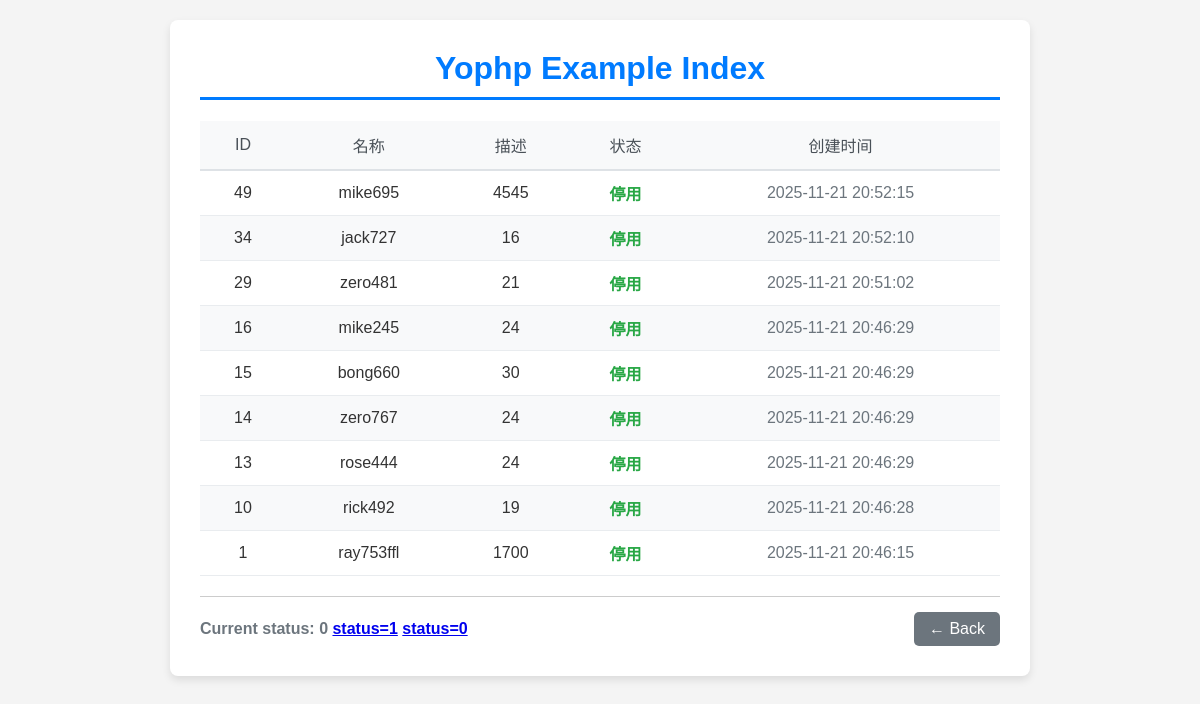
The app's page /example/index/?status=0 with its own data.
### tables this page shows
CREATE TABLE `example`  (
  `id` int NOT NULL AUTO_INCREMENT,
  `name` varchar(255) NULL DEFAULT '',
  `desc_txt` text NULL,
  `status` tinyint NULL DEFAULT 0,
  `update_time` timestamp NULL DEFAULT CURRENT_TIMESTAMP ON UPDATE CURRENT_TIMESTAMP,
  `create_time` timestamp NULL DEFAULT CURRENT_TIMESTAMP,
  PRIMARY KEY (`id`) USING BTREE
);

### app/controllers/ExampleController.php (called while the page is built, shortened)
<?php
class ExampleController
{
    public function index()
    {
        $data = array();
        $status = 1;
        if (isset($_GET['status']) && $_GET['status'] !== '') {
            $status = clean($_GET['status']);
        }
        $paramInput = array(
            'status' => $status,
        );
        $exampleModel = ExampleModel::getInstance();
        $data['examples'] = $exampleModel->getResult($paramInput, 10, 0, 'id DESC');
        $data['status'] = $status;
        $data['statuss'] = $exampleModel->_statuss;
        $data['title'] = 'Yophp Example Index';
        view()->render('example/index', $data);
    }
}

### framework/init.php (called while the page is built, shortened)
<?php
require FRAMEWORK_DIR.'common.php';
$action = 'index';
$uris = uri();
if(isset($uris[0]) && $uris[0] != 'index.php') {
    $uriCount = 0;
    if ($uris) {
        foreach ($uris as $key => $value) {
            if (!is_numeric($value)) {
                $uriCount++;
            }
        }
    }
    if ($uriCount > 2) {
        $module = $uris[0];
        $controller = $uris[1];
        $action = $uris[2];
    } elseif ($uriCount > 1) {
        if (is_dir(CONTROLLER_DIR . $uris[0])) {
            $module = $uris[0];
            $controller = $uris[1];
        } else {
            $action = $uris[1];
        }
    } elseif ($uriCount > 0) {
        $controller = $uris[0];
    }
}
$classObj = new $controllerName();
$classObj->$action();

### public/index.php (called while the page is built, shortened)
<?php
require FRAMEWORK_DIR.'init.php';

### framework/Yo_ModelBase.php (called while the page is built, shortened)
<?php
class Yo_ModelBase
{
    protected static $_instances = [];
    protected $tableName;
    protected $db;
    public function __construct()
    {
        $this->db = Yo_PdoMysql::getInstance()->getDb();
    }
    public static function getInstance()
    {
        $className = static::class;
        if (!isset(self::$_instances[$className])) {
            self::$_instances[$className] = new static();
            if (property_exists($className, 'name') && static::$name) {
                self::$_instances[$className]->tableName = static::$name;
            }
        }
        return self::$_instances[$className];
    }
    public function getResult($param=array(), $limit='', $start=0, $orderBy='id DESC')
    {
        $result = array();
        $whereStr = $this->whereStr($param);
        $sql = "SELECT * FROM ". $this->tableName." $whereStr
                ORDER BY $orderBy ";
        if($limit !== '') {
            $sql .= "LIMIT $start, $limit ";
        }
        $sth = $this->db->prepare($sql);
        $sth->execute();
        if ($sth) {
            $result = $sth->fetchAll(PDO::FETCH_ASSOC);
        }
        return $result;
    }
    private function whereStr($param) {
        $whereStr = '';
        if($param && is_array($param)) {
            $whereStr .= ' WHERE ';
            $i = 0;
            foreach($param as $key=>$value) {
                $sy = is_numeric($value) ? '' : "'";
                $keyArray = explode(' ', $key);
                if(count($keyArray) > 1) {
                    $keyName = $keyArray[0];
                    $keySymbol = $keyArray[1];
                    if($keySymbol == 'like') {
                        $whereStr .= "`$keyName` LIKE '%$value%'";
                    } elseif(in_array($keySymbol, array('>', '>=', '<', '<=', '!='))) {
                        $whereStr .= "`$keyName` $keySymbol $sy{$value}$sy";
                    } elseif($keySymbol == 'in') {
                        if($value && is_array($value)) {
                            $whereStr .= "$keyName IN (";
                            foreach ($value as $k=>$v) {
                                if($k > 0) {
                                    $whereStr .= ",";
                                }
                                $sys = is_numeric($v) ? '' : "'";
                                $whereStr .= "$sys{$v}$sys";
                            }
                            $whereStr .= ")";
                        }
                    }
                } else {
                    $whereStr .= "`$key`= $sy{$value}$sy";
                }
            }
        }
        return $whereStr;
    }
}

### framework/Yo_PdoMysql.php (called while the page is built, shortened)
<?php
class Yo_PdoMysql {
    private $_dbh;
    public function getDb() {
        if (!$this->_dbh) {
            try {
				$driverOptions = array(
                    PDO::ATTR_PERSISTENT => true
                );
                $contect = new PDO('mysql:host=' . DB_HOST . ';dbname=' . DB_NAME, DB_USER, DB_PASSWORD, $driverOptions);
                if ($contect) {
                    $this->_dbh = $contect;
                    $this->_dbh->query("SET NAMES 'UTF8'");
                }
            } catch (PDOException $e) {
                if (DEBUG_MODE != 'production') {
                    print "Error!: " . $e->getMessage() . "<br/>";
                }
                die();
            }
        }
        return $this->_dbh;
    }
}
?>

### app/models/ExampleModel.php (called while the page is built, shortened)
<?php
class ExampleModel extends Yo_ModelBase
{
    public function __construct()
    {
        parent::__construct();
    }
}

### framework/common.php (called while the page is built, shortened)
<?php
function loadClass($className)
{
    $modelKey = substr($className, -5, 5);
    $frameworklKey = substr($className, 0, 3);
    if ($modelKey == 'Model') {
        $file = APP_DIR . 'models/' . $className . '.php';
    } elseif ($frameworklKey == 'Yo_') {
        $file = FRAMEWORK_DIR . $className . '.php';
    } else {
        $file = APP_DIR . 'libraries/' . $className . '.php';
        if (file_exists($file)) {
            include_once $file;
        }
    }
}
function clean($str)
{
    $str = trim($str);
    $str = htmlspecialchars($str, ENT_QUOTES, 'UTF-8');
    $str = addslashes($str);
    return $str;
}

### app/views/example/index.php (the view, shortened to what this page needs)
<h1 class="main-title"><?php echo $title; ?></h1>
<div class="data-table-container">
    <?php if ($examples): ?>
    <table class="data-table">
        <thead>
        <tr>
            <th>ID</th>
            <th>名称</th>
            <th>描述</th>
            <th>状态</th>
            <th>创建时间</th>
        </tr>
        </thead>
        <tbody>
            <?php foreach ($examples as $key => $value): ?>
            <tr>
                <td><?php echo $value['id'] ?></td>
                <td><?php echo $value['name'] ?></td>
                <td><?php echo $value['desc_txt'] ?></td>
                <td class="status-enabled"><?php echo $statuss[$value['status']]; ?></td>
                <td class="time-text"><?php echo $value['create_time']?></td>
            </tr>
            <?php endforeach; ?>
        </tbody>
    </table>
    <? else: ?>
        no result.
    <?php endif; ?>
</div>
<div class="footer-area">
    <div class="current-status">Current status: <?php echo $status; ?> <a href="/example/index/?status=1">status=1</a> <a href="/example/index/?status=0">status=0</a></div>
    <div>
        <a href="/" class="back-link">← Back</a>
    </div>
</div>

### public/static/css/style.css (style rules this page uses)
body { font-family: Arial, sans-serif; margin: 0; padding: 20px; background-color: #f4f4f4; color: #333; }
.main-title { color: #007bff; text-align: center; border-bottom: 3px solid #007bff; padding-bottom: 10px; margin-top: 0; }
.data-table-container { margin-bottom: 20px; }
.data-table { width: 100%; border-collapse: collapse; text-align: left; }
.data-table thead tr { background-color: #f8f9fa; border-bottom: 2px solid #dee2e6; }
.data-table th { text-align: center; padding: 12px 15px; color: #495057; font-weight: normal; }
.data-table tbody tr { border-bottom: 1px solid #e9ecef; }
.data-table tbody tr:nth-child(even) { background-color: #f8f9fa; }
.data-table td { text-align: center; padding: 10px 15px; }
.status-enabled { color: #28a745; font-weight: bold; }
.time-text { color: #6c757d; }
.footer-area { padding-top: 15px; border-top: 1px solid #ccc; display: flex; justify-content: space-between; align-items: center; }
.current-status { font-weight: bold; color: #6c757d; }
.back-link { text-decoration: none; padding: 8px 15px; background-color: #6c757d; color: white; border-radius: 5px; display: inline-block; }

### records on screen
example: id "49", name "mike695", desc_txt "4545", status "停用", create_time "2025-11-21 20:52:15"
example: id "34", name "jack727", desc_txt "16", status "停用", create_time "2025-11-21 20:52:10"
example: id "29", name "zero481", desc_txt "21", status "停用", create_time "2025-11-21 20:51:02"
example: id "16", name "mike245", desc_txt "24", status "停用", create_time "2025-11-21 20:46:29"
example: id "15", name "bong660", desc_txt "30", status "停用", create_time "2025-11-21 20:46:29"
example: id "14", name "zero767", desc_txt "24", status "停用", create_time "2025-11-21 20:46:29"
example: id "13", name "rose444", desc_txt "24", status "停用", create_time "2025-11-21 20:46:29"
example: id "10", name "rick492", desc_txt "19", status "停用", create_time "2025-11-21 20:46:28"
example: id "1", name "ray753ffl", desc_txt "1700", status "停用", create_time "2025-11-21 20:46:15"

### other values on screen
$title "Yophp Example Index"
$status "0"
